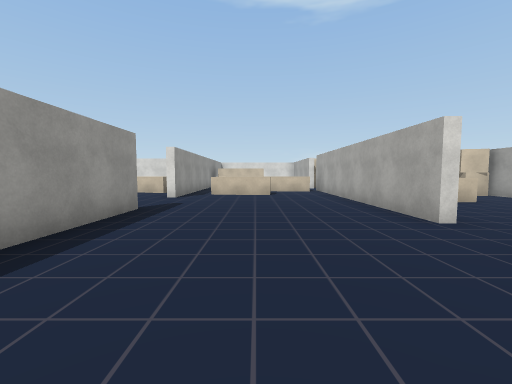
[1] (above)

22 first-person views from a walk through a 3-D level made in the Unity game engine. The camera is 1.4 m above the floor, tilts 4° down and sees 90° across. The floor is counted in squares, 2 m on a side. Each view is taken from the middle of a square. On the plan, view 1 faces up. The plan holds only what a view shows up to about 9 squares ahead; the rest is blank. The player character is not drawn. Some animated figures are left out. Door leaves are left out, so doorways stand open. Some surface patterns are stand-ins.

[2]
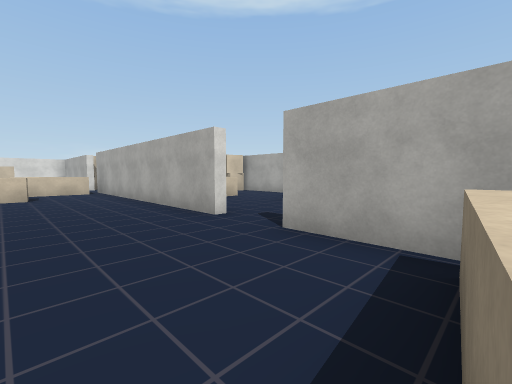

[3]
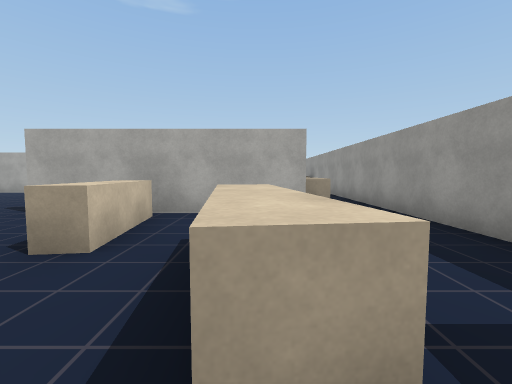

[4]
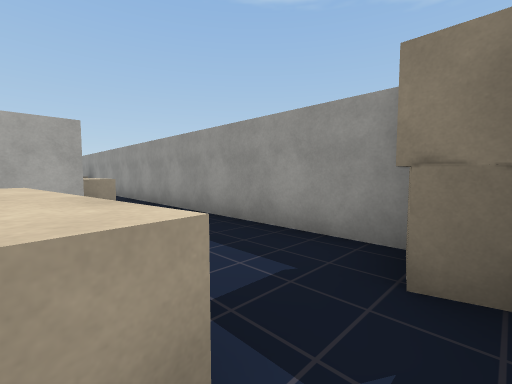

[5]
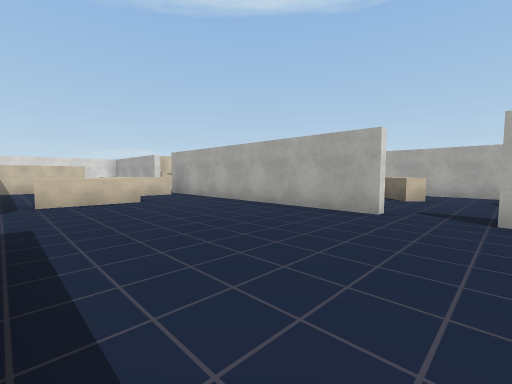

[6]
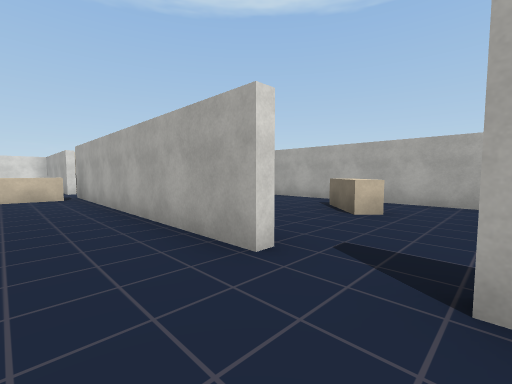

[7]
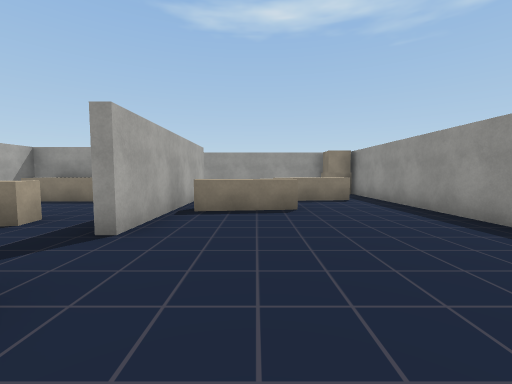

[8]
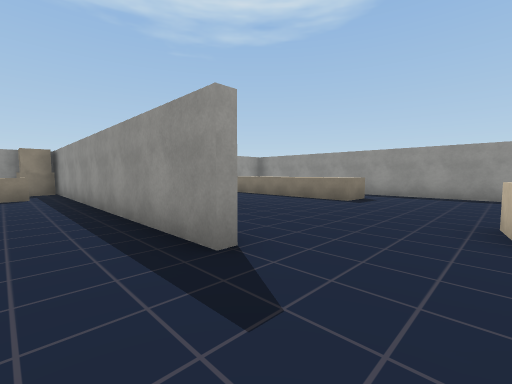

[9]
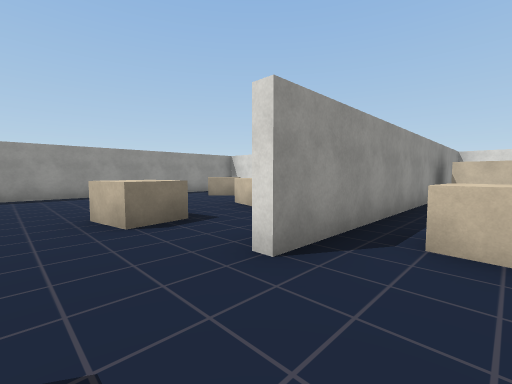

[10]
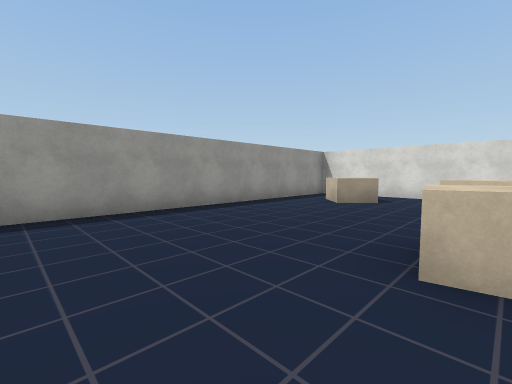

[11]
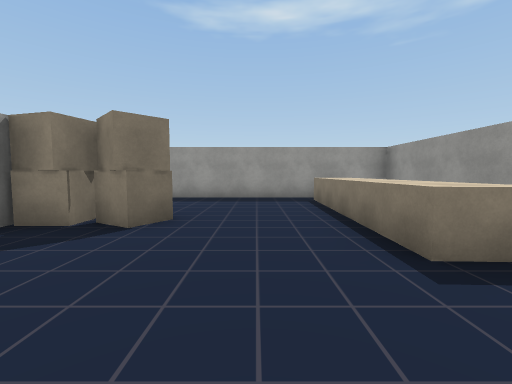

[12]
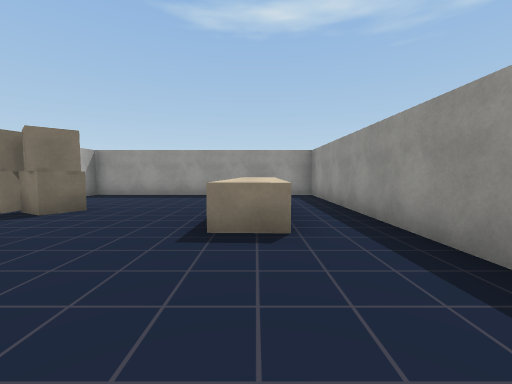

[13]
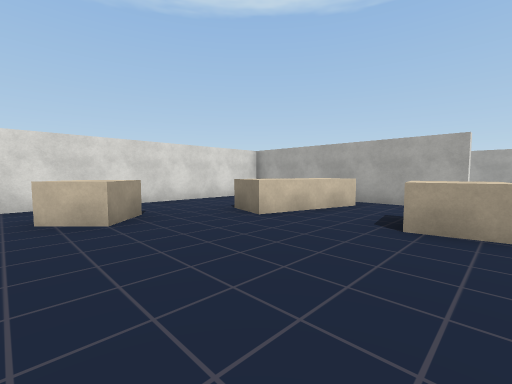

[14]
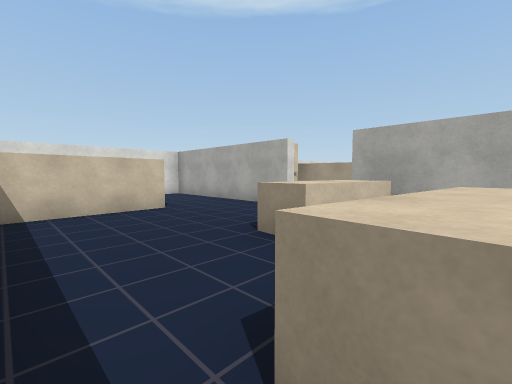

[15]
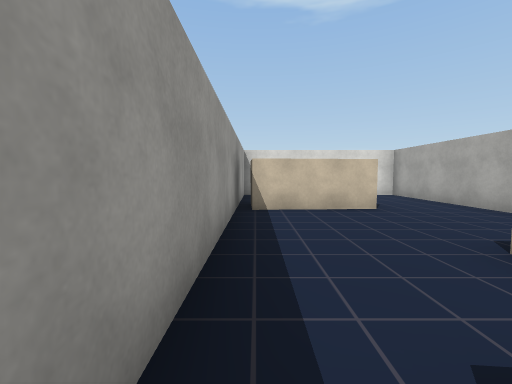

[16]
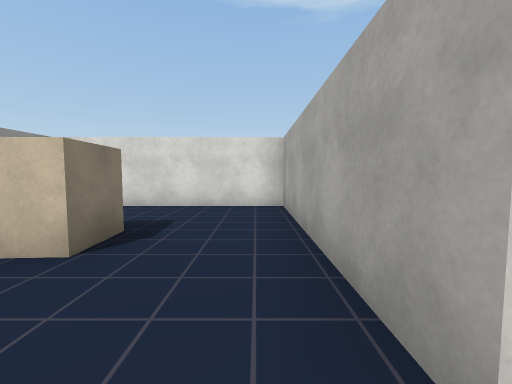

[17]
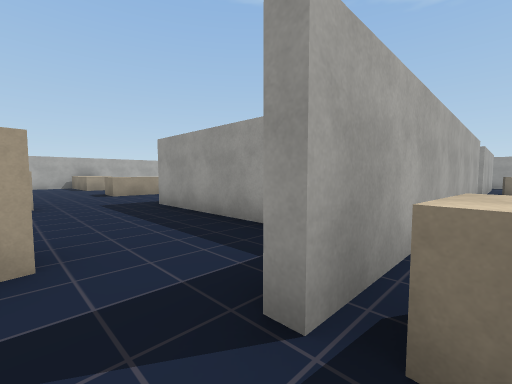

[18]
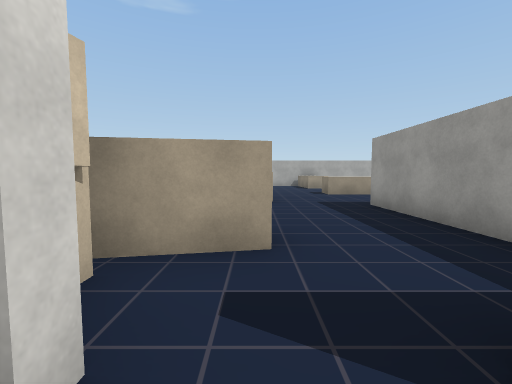

[19]
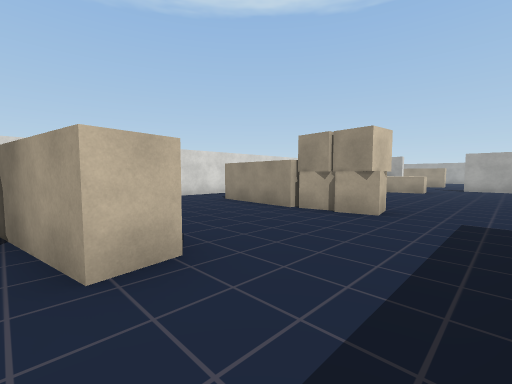

[20]
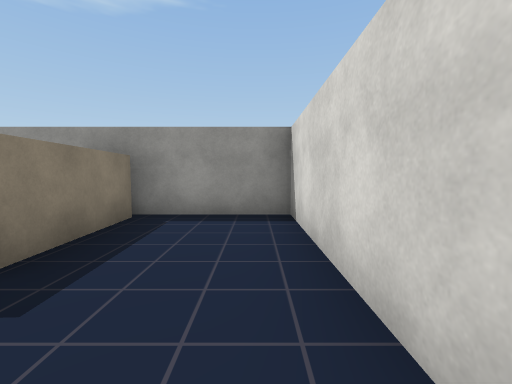

[21]
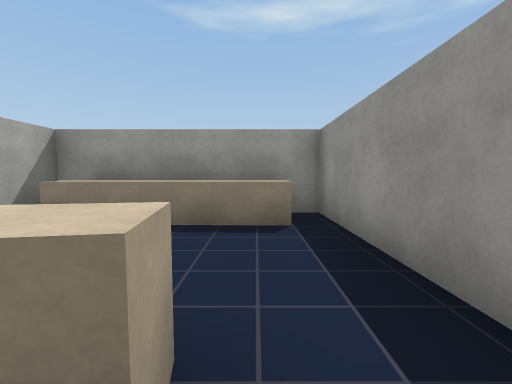

[22]
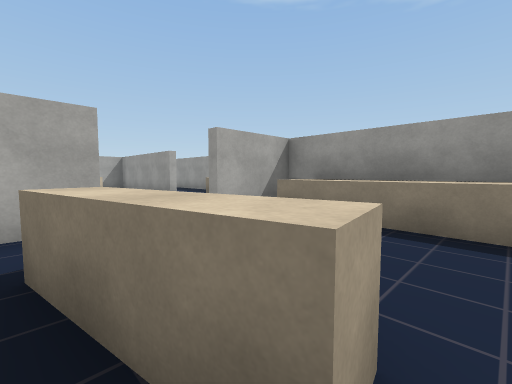

### Floor plan
Key: @ floor where view 1 was taken; # wall or solid block; x gap in a wall; . floor; ^ raised ledge; O other object.
Columns run from 10 left of view 1 to 16 right of it. Each row starts with its distance up from view 1.
 18        #######    ##
 17        #.....#    ..
 16        #.....#   ...
 15        ####..#   ..#
 14 ###########..###...#
 13 #......#.....O.#...O   ..
 12 #.O... #.......#...O......
 11 #.O..^ #...^^#.............
 10 #....^^#.....#.............
  9 #......#.^^..####O#..^
  8 #....O.#.....#   .#  ^
  7 #....O.......# ^..#
  6 #............# ...#
  5 #......#.....#..#x#
  4 #.^....#.....#..^.#
  3 #.^....#..........#
  2 #.^...OO.....#.^^.#
  1 #.^....#.....#.^.
  0 #.^....#..@^^#..
 -1 #.^....#.....#... #
 -2 ########.^^  #^^^^#
 -3        #...  #####
 -4         O... ....
 -5          ##########

Positions as (right, up) in squares from view 1, and headings:
1: (0, 0), facing up
2: (0, 0), facing up-right
3: (-2, -2), facing right
4: (-2, -2), facing down-right
5: (-2, 2), facing up-right
6: (1, 2), facing up-right
7: (1, 5), facing down
8: (-1, 7), facing down-left
9: (-1, 6), facing up-left
10: (-5, 5), facing up-left
11: (-6, 6), facing down
12: (-8, 7), facing down
13: (-9, 7), facing up-right
14: (-2, 9), facing up-right
15: (-2, 9), facing up
16: (2, 12), facing up
17: (2, 12), facing down-right
18: (2, 12), facing right
19: (4, 10), facing up-right
20: (2, 17), facing left
21: (4, 2), facing down
22: (4, 2), facing down-right
